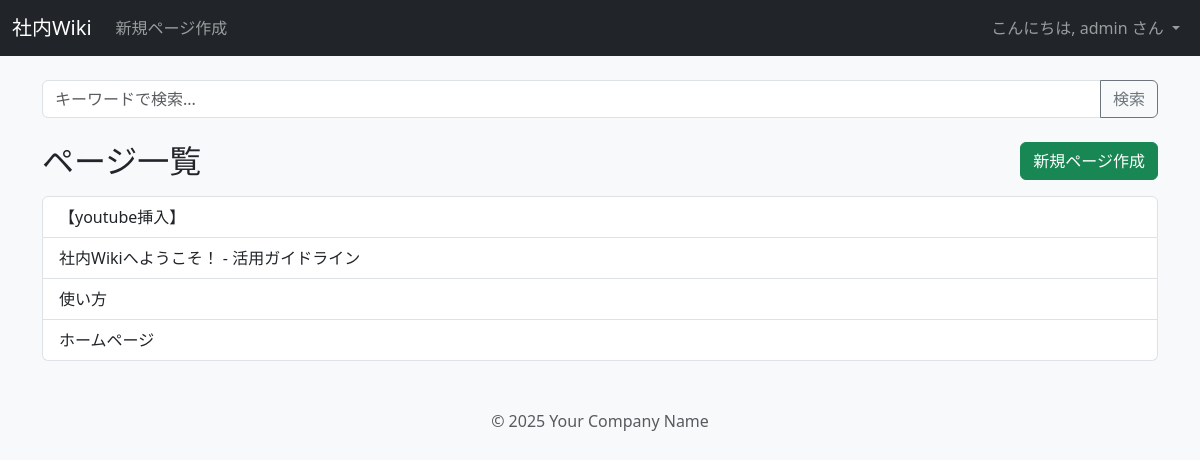
The page / (signed in) on the database its author committed.
### tables this page shows
CREATE TABLE users (
    id INTEGER PRIMARY KEY AUTOINCREMENT,
    username TEXT UNIQUE NOT NULL,
    password TEXT NOT NULL
);

CREATE TABLE pages (
    id INTEGER PRIMARY KEY AUTOINCREMENT,
    title TEXT UNIQUE NOT NULL,
    content TEXT NOT NULL,
    created_at TIMESTAMP NOT NULL DEFAULT CURRENT_TIMESTAMP,
    author_id INTEGER NOT NULL,
    updated_by_id INTEGER,
    -- 外部キー制約：author_idはusersテーブルのidを参照する
    FOREIGN KEY (author_id) REFERENCES users (id),
    -- 外部キー制約：updated_by_idはusersテーブルのidを参照する
    FOREIGN KEY (updated_by_id) REFERENCES users (id)
);

### app.py (the view)
@app.route('/')
def show_pages():
    db = get_db()
    cur = db.execute('SELECT id, title FROM pages ORDER BY id DESC')
    pages = cur.fetchall()
    return render_template('index.html', pages=pages)

### app.py (called while the page is built)
def connect_db():
    rv = sqlite3.connect(app.config['DATABASE'])
    rv.row_factory = sqlite3.Row
    return rv

def get_db():
    if not hasattr(g, 'sqlite_db'):
        g.sqlite_db = connect_db()
    return g.sqlite_db

@login_manager.user_loader
def load_user(user_id):
    db = get_db()
    cur = db.execute('SELECT id, username, password FROM users WHERE id = ?', (user_id,))
    user_data = cur.fetchone()
    if user_data is None:
        return None
    return User(id=user_data['id'], username=user_data['username'], password=user_data['password'])

### templates/index.html (shortened to what this page needs)
{% extends 'layout.html' %}
{% block content %}
    <div class="mb-4">
        <form action="{{ url_for('search') }}" method="get" class="input-group">
            <input type="search" name="q" class="form-control" placeholder="キーワードで検索...">
            <button class="btn btn-outline-secondary" type="submit">検索</button>
        </form>
    </div>
    <div class="d-flex justify-content-between align-items-center mb-3">
        <h2 class="mb-0">ページ一覧</h2>
        <a href="{{ url_for('add_page') }}" class="btn btn-success">新規ページ作成</a>
    </div>
    {% if pages %}
        <div class="list-group">
            {% for page in pages %}
                <a href="{{ url_for('view_page', page_id=page['id']) }}" class="list-group-item list-group-item-action">
                    {{ page['title'] }}
                </a>
            {% endfor %}
        </div>
    {% else %}
        <div class="alert alert-secondary" role="alert">
            まだページがありません。最初のページを作成しましょう！
        </div>
    {% endif %}
{% endblock %}

### templates/layout.html (shortened to what this page needs)
<!DOCTYPE html>
<html lang="ja">
<head>
    <link href="https://cdn.jsdelivr.net/npm/bootstrap@5.3.3/dist/css/bootstrap.min.css" rel="stylesheet">
    <link rel="stylesheet" href="https://maxcdn.bootstrapcdn.com/font-awesome/4.7.0/css/font-awesome.min.css">
    <link rel="stylesheet" href="{{ url_for('static', filename='easymde.min.css') }}">
</head>
<body class="bg-light">
    <nav class="navbar navbar-expand-lg navbar-dark bg-dark">
        <div class="container-fluid">
            <a class="navbar-brand" href="{{ url_for('show_pages') }}">社内Wiki</a>
            <div class="collapse navbar-collapse">
                <ul class="navbar-nav me-auto mb-2 mb-lg-0">
                    {% if current_user.is_authenticated %}
                    <li class="nav-item">
                        <a class="nav-link" href="{{ url_for('add_page') }}">新規ページ作成</a>
                    </li>
                    {% endif %}
                </ul>
                <ul class="navbar-nav">
                    {% if current_user.is_authenticated %}
                        <li class="nav-item dropdown">
                            <a class="nav-link dropdown-toggle" href="#" role="button" data-bs-toggle="dropdown" aria-expanded="false">
                                こんにちは, {{ current_user.username }} さん
                            </a>
                        </li>
                    {% else %}
                        <li class="nav-item">
                            <a class="nav-link" href="{{ url_for('login') }}">ログイン</a>
                        </li>
                    {% endif %}
                </ul>
            </div>
        </div>
    </nav>
    <main class="container mt-4">
        {% block content %}{% endblock %}
    </main>
    <footer class="container text-center mt-5 mb-3 text-muted">
        <p>&copy; 2025 Your Company Name</p>
    </footer>
</body>
</html>

### rows shown on the page
users: username "admin"
pages: title "【youtube挿入】"
pages: title "社内Wikiへようこそ！ - 活用ガイドライン"
pages: title "使い方"
pages: title "ホームページ"
